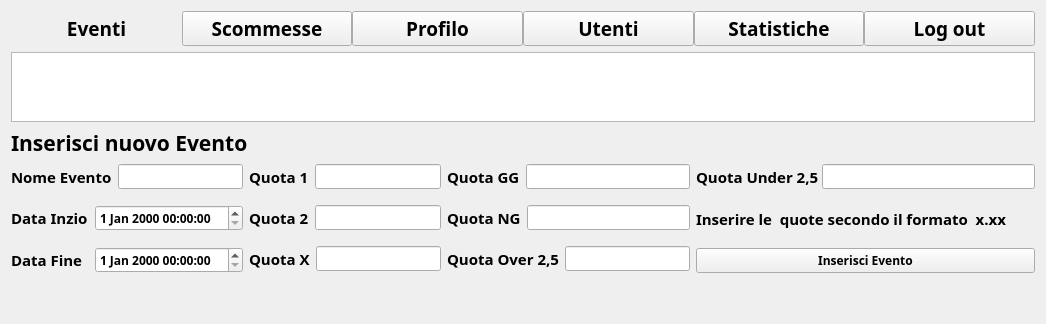
      <widget class="QWidget" name="AdminHome">
       <property name="font">
        <font>
         <family>Bahnschrift SemiBold</family>
         <weight>75</weight>
         <bold>true</bold>
        </font>
       </property>
       <layout class="QGridLayout" name="gridLayout_5">
        <item row="2" column="0">
         <widget class="QLabel" name="label_6">
          <property name="font">
           <font>
            <family>Bahnschrift SemiBold</family>
            <pointsize>16</pointsize>
            <weight>75</weight>
            <bold>true</bold>
           </font>
          </property>
          <property name="text">
           <string>Inserisci nuovo Evento</string>
          </property>
         </widget>
        </item>
        <item row="1" column="0">
         <widget class="QTableWidget" name="AdminHome_EventInfos_tbl">
          <property name="sizeAdjustPolicy">
           <enum>QAbstractScrollArea::AdjustToContents</enum>
          </property>
          <property name="editTriggers">
           <set>QAbstractItemView::NoEditTriggers</set>
          </property>
          <property name="tabKeyNavigation">
           <bool>false</bool>
          </property>
          <property name="showDropIndicator" stdset="0">
           <bool>false</bool>
          </property>
          <property name="dragDropOverwriteMode">
           <bool>false</bool>
          </property>
          <property name="columnCount">
           <number>12</number>
          </property>
          <attribute name="horizontalHeaderVisible">
           <bool>false</bool>
          </attribute>
          <attribute name="horizontalHeaderDefaultSectionSize">
           <number>84</number>
          </attribute>
          <attribute name="verticalHeaderVisible">
           <bool>false</bool>
          </attribute>
          <column/>
          <column/>
          <column/>
          <column/>
          <column/>
          <column/>
          <column/>
          <column/>
          <column/>
          <column/>
          <column/>
          <column/>
         </widget>
        </item>
        <item row="3" column="0">
         <layout class="QHBoxLayout" name="horizontalLayout_27">
          <item>
           <layout class="QHBoxLayout" name="horizontalLayout_26">
            <item>
             <layout class="QVBoxLayout" name="verticalLayout_4">
              <item>
               <layout class="QHBoxLayout" name="horizontalLayout_11">
                <item>
                 <widget class="QLabel" name="AdminHome_EventName_lbl">
                  <property name="font">
                   <font>
                    <family>Bahnschrift SemiBold</family>
                    <pointsize>11</pointsize>
                    <weight>75</weight>
                    <bold>true</bold>
                   </font>
                  </property>
                  <property name="text">
                   <string>Nome Evento</string>
                  </property>
                 </widget>
                </item>
                <item>
                 <widget class="QLineEdit" name="AdminHome_eventName_line"/>
                </item>
               </layout>
              </item>
              <item>
               <spacer name="verticalSpacer_16">
                <property name="orientation">
                 <enum>Qt::Vertical</enum>
                </property>
                <property name="sizeType">
                 <enum>QSizePolicy::Minimum</enum>
                </property>
                <property name="sizeHint" stdset="0">
                 <size>
                  <width>20</width>
                  <height>10</height>
                 </size>
                </property>
               </spacer>
              </item>
              <item>
               <layout class="QHBoxLayout" name="horizontalLayout_13">
                <item>
                 <widget class="QLabel" name="AdminHome_EventStartDate_lbl">
                  <property name="font">
                   <font>
                    <family>Bahnschrift SemiBold</family>
                    <pointsize>11</pointsize>
                    <weight>75</weight>
                    <bold>true</bold>
                   </font>
                  </property>
                  <property name="text">
                   <string>Data Inzio</string>
                  </property>
                 </widget>
                </item>
                <item>
                 <widget class="QDateTimeEdit" name="AdminHome_eventStartDate_line">
                  <property name="font">
                   <font>
                    <family>Bahnschrift SemiBold</family>
                    <weight>75</weight>
                    <bold>true</bold>
                   </font>
                  </property>
                  <property name="calendarPopup">
                   <bool>false</bool>
                  </property>
                  <property name="timeSpec">
                   <enum>Qt::LocalTime</enum>
                  </property>
                 </widget>
                </item>
               </layout>
              </item>
              <item>
               <spacer name="verticalSpacer_13">
                <property name="orientation">
                 <enum>Qt::Vertical</enum>
                </property>
                <property name="sizeType">
                 <enum>QSizePolicy::Minimum</enum>
                </property>
                <property name="sizeHint" stdset="0">
                 <size>
                  <width>20</width>
                  <height>10</height>
                 </size>
                </property>
               </spacer>
              </item>
              <item>
               <layout class="QHBoxLayout" name="horizontalLayout_14">
                <item>
                 <widget class="QLabel" name="AdminHome_EventEndDate_lbl">
                  <property name="font">
                   <font>
                    <family>Bahnschrift SemiBold</family>
                    <pointsize>11</pointsize>
                    <weight>75</weight>
                    <bold>true</bold>
                   </font>
                  </property>
                  <property name="text">
                   <string>Data Fine</string>
                  </property>
                 </widget>
                </item>
                <item>
                 <widget class="QDateTimeEdit" name="AdminHome_eventEndDate_line">
                  <property name="font">
                   <font>
                    <family>Bahnschrift SemiBold</family>
                    <weight>75</weight>
                    <bold>true</bold>
                   </font>
                  </property>
                 </widget>
                </item>
               </layout>
              </item>
             </layout>
            </item>
            <item>
             <layout class="QVBoxLayout" name="verticalLayout_5">
              <item>
               <layout class="QHBoxLayout" name="horizontalLayout_15">
                <item>
                 <widget class="QLabel" name="AdminHome_EventOdd_lbl">
                  <property name="font">
                   <font>
                    <family>Bahnschrift SemiBold</family>
                    <pointsize>11</pointsize>
                    <weight>75</weight>
                    <bold>true</bold>
                   </font>
                  </property>
                  <property name="text">
                   <string>Quota 1</string>
                  </property>
                 </widget>
                </item>
                <item>
                 <widget class="QLineEdit" name="AdminHome_Odd_1_line"/>
                </item>
               </layout>
              </item>
              <item>
               <spacer name="verticalSpacer_17">
                <property name="orientation">
                 <enum>Qt::Vertical</enum>
                </property>
                <property name="sizeType">
                 <enum>QSizePolicy::Minimum</enum>
                </property>
                <property name="sizeHint" stdset="0">
                 <size>
                  <width>20</width>
                  <height>10</height>
                 </size>
                </property>
               </spacer>
              </item>
              <item>
               <layout class="QHBoxLayout" name="horizontalLayout_16">
                <item>
                 <widget class="QLabel" name="AdminHome_EventOdd_lbl_2">
                  <property name="font">
                   <font>
                    <family>Bahnschrift SemiBold</family>
                    <pointsize>11</pointsize>
                    <weight>75</weight>
                    <bold>true</bold>
                   </font>
                  </property>
                  <property name="text">
                   <string>Quota 2</string>
                  </property>
                 </widget>
                </item>
                <item>
                 <widget class="QLineEdit" name="AdminHome_Odd_2_line"/>
                </item>
               </layout>
              </item>
              <item>
               <spacer name="verticalSpacer_14">
                <property name="orientation">
                 <enum>Qt::Vertical</enum>
                </property>
                <property name="sizeType">
                 <enum>QSizePolicy::Minimum</enum>
                </property>
                <property name="sizeHint" stdset="0">
                 <size>
                  <width>20</width>
                  <height>10</height>
                 </size>
                </property>
               </spacer>
              </item>
              <item>
               <layout class="QHBoxLayout" name="horizontalLayout_17">
                <item>
                 <widget class="QLabel" name="AdminHome_EventOdd_lbl_3">
                  <property name="font">
                   <font>
                    <family>Bahnschrift SemiBold</family>
                    <pointsize>11</pointsize>
                    <weight>75</weight>
                    <bold>true</bold>
                   </font>
                  </property>
                  <property name="text">
                   <string>Quota X</string>
                  </property>
                 </widget>
                </item>
                <item>
                 <widget class="QLineEdit" name="AdminHome_Odd_X_line"/>
                </item>
               </layout>
              </item>
             </layout>
            </item>
            <item>
             <layout class="QVBoxLayout" name="verticalLayout_6">
              <item>
               <layout class="QHBoxLayout" name="horizontalLayout_22">
                <item>
                 <widget class="QLabel" name="AdminHome_EventOdd_lbl_8">
                  <property name="font">
                   <font>
                    <family>Bahnschrift SemiBold</family>
                    <pointsize>11</pointsize>
                    <weight>75</weight>
                    <bold>true</bold>
                   </font>
                  </property>
                  <property name="text">
                   <string>Quota GG</string>
                  </property>
                 </widget>
                </item>
                <item>
                 <widget class="QLineEdit" name="AdminHome_Odd_GG_line"/>
                </item>
               </layout>
              </item>
              <item>
               <spacer name="verticalSpacer_18">
                <property name="orientation">
                 <enum>Qt::Vertical</enum>
                </property>
                <property name="sizeType">
                 <enum>QSizePolicy::Minimum</enum>
                </property>
                <property name="sizeHint" stdset="0">
                 <size>
                  <width>20</width>
                  <height>10</height>
                 </size>
                </property>
               </spacer>
              </item>
              <item>
               <layout class="QHBoxLayout" name="horizontalLayout_23">
                <item>
                 <widget class="QLabel" name="AdminHome_EventOdd_lbl_9">
                  <property name="font">
                   <font>
                    <family>Bahnschrift SemiBold</family>
                    <pointsize>11</pointsize>
                    <weight>75</weight>
                    <bold>true</bold>
                   </font>
                  </property>
                  <property name="text">
                   <string>Quota NG</string>
                  </property>
                 </widget>
                </item>
                <item>
                 <widget class="QLineEdit" name="AdminHome_Odd_NG_line"/>
                </item>
               </layout>
              </item>
              <item>
               <spacer name="verticalSpacer_15">
                <property name="orientation">
                 <enum>Qt::Vertical</enum>
                </property>
                <property name="sizeType">
                 <enum>QSizePolicy::Minimum</enum>
                </property>
                <property name="sizeHint" stdset="0">
                 <size>
                  <width>20</width>
                  <height>10</height>
                 </size>
                </property>
               </spacer>
              </item>
              <item>
               <layout class="QHBoxLayout" name="horizontalLayout_24">
                <item>
                 <widget class="QLabel" name="AdminHome_EventOdd_lbl_10">
                  <property name="font">
                   <font>
                    <family>Bahnschrift SemiBold</family>
                    <pointsize>11</pointsize>
                    <weight>75</weight>
                    <bold>true</bold>
                   </font>
                  </property>
                  <property name="text">
                   <string>Quota Over 2,5</string>
                  </property>
                 </widget>
                </item>
                <item>
                 <widget class="QLineEdit" name="AdminHome_Odd_Ovr_line"/>
                </item>
               </layout>
              </item>
             </layout>
            </item>
           </layout>
          </item>
          <item>
           <layout class="QVBoxLayout" name="verticalLayout_7">
            <property name="spacing">
             <number>3</number>
            </property>
            <item>
             <layout class="QHBoxLayout" name="horizontalLayout_25">
              <item>
               <widget class="QLabel" name="AdminHome_EventOdd_lbl_11">
                <property name="font">
                 <font>
                  <family>Bahnschrift SemiBold</family>
                  <pointsize>11</pointsize>
                  <weight>75</weight>
                  <bold>true</bold>
                 </font>
                </property>
                <property name="text">
                 <string>Quota Under 2,5</string>
                </property>
               </widget>
              </item>
              <item>
               <widget class="QLineEdit" name="AdminHome_Odd_Undr_line"/>
              </item>
             </layout>
            </item>
            <item>
             <spacer name="verticalSpacer_19">
              <property name="orientation">
               <enum>Qt::Vertical</enum>
              </property>
              <property name="sizeType">
               <enum>QSizePolicy::Minimum</enum>
              </property>
              <property name="sizeHint" stdset="0">
               <size>
                <width>20</width>
                <height>10</height>
               </size>
              </property>
             </spacer>
            </item>
            <item>
             <widget class="QLabel" name="label_7">
              <property name="font">
               <font>
                <family>Bahnschrift SemiBold</family>
                <pointsize>11</pointsize>
                <weight>75</weight>
                <bold>true</bold>
               </font>
              </property>
              <property name="text">
               <string>Inserire le  quote secondo il formato  x.xx</string>
              </property>
             </widget>
            </item>
            <item>
             <spacer name="verticalSpacer_20">
              <property name="orientation">
               <enum>Qt::Vertical</enum>
              </property>
              <property name="sizeType">
               <enum>QSizePolicy::Minimum</enum>
              </property>
              <property name="sizeHint" stdset="0">
               <size>
                <width>20</width>
                <height>10</height>
               </size>
              </property>
             </spacer>
            </item>
            <item>
             <widget class="QPushButton" name="AdminHome_NewEvent_btn">
              <property name="font">
               <font>
                <family>Bahnschrift SemiBold</family>
                <pointsize>9</pointsize>
                <weight>75</weight>
                <bold>true</bold>
               </font>
              </property>
              <property name="text">
               <string>Inserisci Evento</string>
              </property>
             </widget>
            </item>
           </layout>
          </item>
         </layout>
        </item>
        <item row="0" column="0">
         <layout class="QHBoxLayout" name="MenuLayoutAdminHome">
          <property name="spacing">
           <number>0</number>
          </property>
          <property name="sizeConstraint">
           <enum>QLayout::SetDefaultConstraint</enum>
          </property>
          <item>
           <widget class="QPushButton" name="AdminHome_to_Event_page_btn">
            <property name="font">
             <font>
              <family>Bahnschrift SemiBold</family>
              <pointsize>14</pointsize>
              <weight>75</weight>
              <bold>true</bold>
             </font>
            </property>
            <property name="text">
             <string>Eventi</string>
            </property>
            <property name="autoDefault">
             <bool>false</bool>
            </property>
            <property name="default">
             <bool>true</bool>
            </property>
            <property name="flat">
             <bool>true</bool>
            </property>
           </widget>
          </item>
          <item>
           <widget class="QPushButton" name="AdminHome_to_Bets_page_btn">
            <property name="font">
             <font>
              <family>Bahnschrift SemiBold</family>
              <pointsize>14</pointsize>
              <weight>75</weight>
              <bold>true</bold>
             </font>
            </property>
            <property name="text">
             <string>Scommesse</string>
            </property>
           </widget>
          </item>
          <item>
           <widget class="QPushButton" name="AdminHome_to_Profile_page_btn">
            <property name="font">
             <font>
              <family>Bahnschrift SemiBold</family>
              <pointsize>14</pointsize>
              <weight>75</weight>
              <bold>true</bold>
             </font>
            </property>
            <property name="autoFillBackground">
             <bool>false</bool>
            </property>
            <property name="text">
             <string>Profilo</string>
            </property>
           </widget>
          </item>
          <item>
           <widget class="QPushButton" name="AdminHome_to_Users_page_btn">
            <property name="font">
             <font>
              <family>Bahnschrift SemiBold</family>
              <pointsize>14</pointsize>
              <weight>75</weight>
              <bold>true</bold>
             </font>
            </property>
            <property name="autoFillBackground">
             <bool>false</bool>
            </property>
            <property name="text">
             <string>Utenti</string>
            </property>
           </widget>
          </item>
          <item>
           <widget class="QPushButton" name="AdminHome_to_Stats_page_btn">
            <property name="font">
             <font>
              <family>Bahnschrift SemiBold</family>
              <pointsize>14</pointsize>
              <weight>75</weight>
              <bold>true</bold>
             </font>
            </property>
            <property name="text">
             <string>Statistiche</string>
            </property>
           </widget>
          </item>
          <item>
           <widget class="QPushButton" name="AdminHome_LogOut_btn">
            <property name="font">
             <font>
              <family>Bahnschrift SemiBold</family>
              <pointsize>14</pointsize>
              <weight>75</weight>
              <bold>true</bold>
             </font>
            </property>
            <property name="text">
             <string>Log out</string>
            </property>
           </widget>
          </item>
         </layout>
        </item>
        <item row="4" column="0">
         <spacer name="verticalSpacer_12">
          <property name="orientation">
           <enum>Qt::Vertical</enum>
          </property>
          <property name="sizeType">
           <enum>QSizePolicy::Minimum</enum>
          </property>
          <property name="sizeHint" stdset="0">
           <size>
            <width>20</width>
            <height>40</height>
           </size>
          </property>
         </spacer>
        </item>
       </layout>
      </widget>
